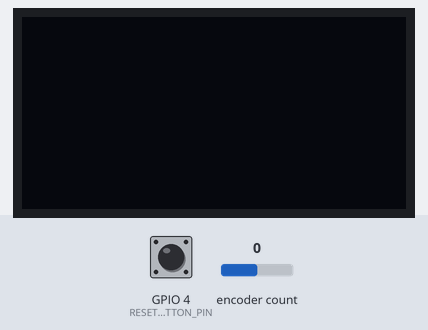
A program run on a simulated ESP32. Shown: 128×64 one-colour display. The inputs (shaded band) are chosen by the test bench; at power-on: GPIO 4 (RESET_BUTTON_PIN) HIGH, encoder count 0. Nothing arrives over Bluetooth unless stated; a phone connects over Bluetooth LE 3 s after start; what the program prints to the serial monitor is not drawn.

Above: at 1.2 s.
1.3 s: GPIO 4 (RESET_BUTTON_PIN) pulled LOW for 0.15 s
At 2.1 s:
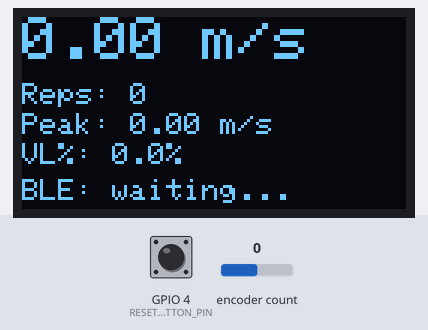
2.9 s: GPIO 4 (RESET_BUTTON_PIN) pulled LOW for 1 s
At 4.3 s:
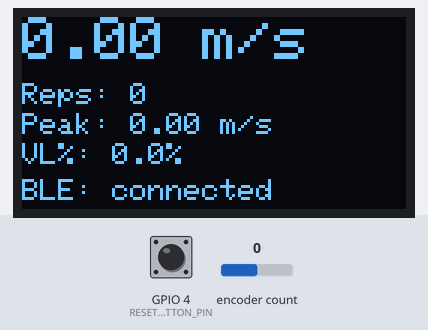
Timing chart, 0 to 5.9 s (numbered marks = the images above; inputs shaded):
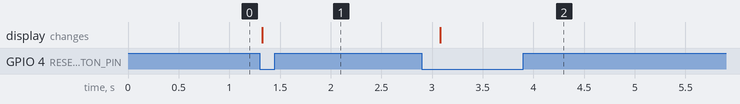

Measured:
- after the input at 1.3 s, the display: changes at once (image 1)
- after the input at 2.9 s, the display: changes after 0.18 s (image 2)

The program:

main.cpp
```cpp
/*
 VBT Trainer Project - Samuel Smith - Spring 2026
sibsmith@bu.edu | sibsmith.ithaca@gmail.com
*/
#include <Arduino.h> // Core: pinMode, digitalRead, millis, Serial
#include <ESP32Encoder.h> // Harware pulse counter -- performs better than interrupts
#include <Adafruit_GFX.h>      // Graphics base library for OLED
#include <Adafruit_SSD1306.h>  // OLED driver
#include <Wire.h> //I2C protocol -- needed for OLED
#include <NimBLEDevice.h> // Bluetooth Low Energy
#include "config.h" //imports custom pin definitions and constants

ESP32Encoder encoder;

// Velocity Tracking
float velocityBuffer[SMOOTHING_WINDOW]; //Circular buffer for moving average
int bufferIndex = 0; //Index for tracking buffer position
float smoothVelocity = 0.0; //Value of the smoothed velocity
float peakVelocity = 0.0; //Highest velocity in the calculated rep window
long lastPulseCount = 0; //Encoder count at last velocity sample
unsigned long lastSampleTime = 0; //Timestamp of last velocity sample (ms)

// Rep detection
bool repInProgress = false; // Checks to see if we are currently in a rep
int repCount = 0; // Total reps in the session
float repStartVelocity = 0.0; // Velocity at the start of the rep
float meanConcentricVelo = 0.0; //Mean Concentric Velocity for the completed repetition
// **Mean Concentric Velocity (MCV)** Average velocity of the barbell during the rep
float velocitySumThisRep = 0.0; // Sum of the velocity samples during concentric phase
int samplesThisRep = 0; // Number of sampels taken during the concentric phase of the rep
unsigned long repStartTime = 0; // When this rep started (ms)

// Session Tracking
float setPeakVelocity = 0.0; // MCV of the rep with the highest velocity (to calculate velocity loss %)
float velocityLoss = 0.0; // Signed percent change from peak rep to most recent rep
// OLED
Adafruit_SSD1306 display(128, 64, &Wire, -1);

// Bluetooth LE
NimBLEServer* bleServer = nullptr;
NimBLECharacteristic* bleCharVelocity = nullptr;
bool bleClientConnected = false;
unsigned long lastBLEUpdate = 0; // timestamp of last BLE broadcast
class ServerCallbacks : public NimBLEServerCallbacks {
    void onConnect(NimBLEServer* server) override {

        bleClientConnected = true;

        Serial.println("BLE: phone connected");

    }
        void onDisconnect(NimBLEServer* server) override {

        bleClientConnected = false;

        Serial.println("BLE: phone disconnected — advertising again");

        server->startAdvertising();  // Auto-restart advertising so phone can reconnect

    }
};

void setupBLE(){
    NimBLEDevice::init(BLE_DEVICE_NAME);  // Initialize with your device name
    bleServer = NimBLEDevice::createServer();
    bleServer->setCallbacks(new ServerCallbacks());
    //Create the service - service being the catagory of data, in this case vbt velocity data
    NimBLEService* service = bleServer->createService(SERVICE_UUID);
    bleCharVelocity = service->createCharacteristic(CHARACTERISTIC_UUID, NIMBLE_PROPERTY::NOTIFY);
    service->start();
    // begins advertizing existence so phone can connect
    NimBLEAdvertising* advertising = NimBLEDevice::getAdvertising();
    advertising->addServiceUUID(SERVICE_UUID);
    advertising->start();
    Serial.println("BLE: advertising as '" BLE_DEVICE_NAME "'");
}
// HELPER FUNCTIONS ---------------------
// calculateVelocity: Returns raw velocity in m/s when called every 200Hz/5ms in loop()
float calculateVelocity() {
    unsigned long now = millis(); // Gets current time in ms
    long nowCount = encoder.getCount(); // Gets the current encoder pulse count
    unsigned long dt_ms = now - lastSampleTime; // Time delta between last sample (ms)
    long dp = nowCount - lastPulseCount; // Pulses since last sample
    // Update "last" values for next function call
    lastSampleTime = now;
    lastPulseCount = nowCount;
    //Safeguard: if not time has passed, avoide devide-by-zero error
    if (dt_ms == 0) return 0.0;
    //Convert pulses to mm and milliseconds to seconds to get velocity
    //Calculation is (meters/second) = pulses * mm/pulse * 1 meter / 1000 mm * 1000 ms/1s * 1/dt_ms
    float displacement_mm = dp * MM_PER_PULSE; //total mm moved
    float velocity_ms = (displacement_mm/1000.0)/(dt_ms/1000.0); //mm -> meters, ms -> seconds (meters/second)
    //we want concentric or upward velocity, so we take the absolute value of velocity
    return abs(velocity_ms);
}

// logToSerial: logs the timestamp (ms), rawVelocity value, and smoothVel value in csv format
void logToSerial(unsigned long timestamp, float rawVelocity, float smoothVel, int rep) {
    // Format: timestamp_ms, raw_velocity, smooth_velocity, rep_number
    Serial.print(timestamp);
    Serial.print(",");
    Serial.print(rawVelocity, 4);   // 4 decimal places
    Serial.print(",");
    Serial.print(smoothVel, 4);
    Serial.print(",");
    Serial.println(rep);            // println adds newline — Python reads line by line
}

//updateDisplay: called after each rep is completed and at every 100ms interval during the rep
void updateDisplay(float mcv, int reps, float velocity, float vLoss) {
    display.clearDisplay(); //Clear display of any existing text
    display.setTextColor(SSD1306_WHITE);
    //LINE 1: Large text displaying LIVE VELOCITY
    display.setTextSize(2);
    display.setCursor(0, 0);
    display.print(mcv, 2);   // Round velocity to 2 decimal places
    display.print(" m/s");
    //LINE 2: Displays a rep counter for current exercise
    display.setTextSize(1);
    display.setCursor(0, 22);
    display.print("Reps: "); //Prints "reps" before the number that gets updated
    display.print(reps);
    //LINE 3: Last rep MCV
    display.setCursor(0, 32);
    display.print("Peak: ");
    display.print(velocity, 2); //Rounds mcv to 2 decimal places, consistent with velo
    display.print(" m/s");
    // Line 4: Velocity loss %
    display.setCursor(0, 42);
    display.print("VL%: ");
    display.print(vLoss, 1);
    display.print("%");
    // Line 5: BLE status
    display.setCursor(0, 54);
    display.print(bleClientConnected ? "BLE: connected" : "BLE: waiting...");
    display.display(); //Push buffer to screen — nothing shows until this is called
}

//sendBleUpdate: When called, packages current rep data as JSON string
//formatted as {"v":1.23,"reps":3,"mcv":1.18,"vl":4.2} and sends as BLE packet
void sendBleUpdate(float velocity, int reps, float mcv, float vLoss) {
    if (!bleClientConnected) return;  // Immedate return if not bluetooth connection is established
    // Sample JSON string is as follows: {"v":1.23,"reps":3,"mcv":1.18,"vl":4.2}
    char jsonBuffer[80]; // If number of reps gets too high, this may crash the buffer of only 80
    snprintf(jsonBuffer, sizeof(jsonBuffer),
        "{\"v\":%.2f,\"reps\":%d,\"mcv\":%.2f,\"vl\":%.1f}", velocity, reps, mcv, vLoss);
    bleCharVelocity->setValue((uint8_t*)jsonBuffer, strlen(jsonBuffer));
    bleCharVelocity->notify();  //Push to any subscribed phone
}

// smoothVelocityReading: takes the float of the newest velocity sample "newSample"
// and returns a new smoothed average given the defined SMOOTHING_WINDOW
float smoothVelocityReading(float newSample){
    velocityBuffer[bufferIndex] = newSample; // Stores new sample
    bufferIndex = (bufferIndex + 1) % SMOOTHING_WINDOW; // Advances buffer index
    // % (modulus) wraps back to 0
    // Calculate the average of all samples in buffer
    float sum = 0.0;
    for (int i = 0; i<SMOOTHING_WINDOW; i++){
        sum += velocityBuffer[i];
    }
    return sum/SMOOTHING_WINDOW;
}


void setup(){
    //_________________________ SERIAL _________________________
    Serial.begin(115200);
    Serial.println("VBT Trainer starting...");
    //_________________________ BUTTON _________________________
    pinMode(RESET_BUTTON_PIN, INPUT_PULLUP);

    // ENCODER
    ESP32Encoder::useInternalWeakPullResistors = puType::up; //enable internat pull-up resistors
    encoder.attachHalfQuad(ENCODER_PIN_A, ENCODER_PIN_B);
    //NOTE!! Currently using 2 ppr from config.h
    encoder.setCount(0); // Zero the counter when starting up
    Serial.println("Encoder initialized on GPIO " + String(ENCODER_PIN_A) + "and" + String(ENCODER_PIN_B));
    //Initialized velocity buffer to be zero
    for (int i=0; i<SMOOTHING_WINDOW; i++){
        velocityBuffer[i] = 0.0;
    }

    //_________________________ OLED _________________________
    Wire.begin(OLED_SDA_PIN, OLED_SCL_PIN);  // Start I2C on the pins from config.h
    if (!display.begin(SSD1306_SWITCHCAPVCC, OLED_ADDRESS)) {
        // If OLED doesn't initialize, print error and continue without it
        Serial.println("WARNING: OLED not found — check wiring");
        // Prints a display isn't functioning message
    } else {
        // initialization messages
        display.clearDisplay();
        display.setTextSize(1);
        display.setTextColor(SSD1306_WHITE);
        display.setCursor(0, 0);
        display.println("VBT Trainer");
        display.println("Ready... ");
        display.clearDisplay();
        display.println("Setup complete. Waiting for lifts...");
        Serial.println("OLED initialized"); // Prints initialization to Serial
    }
    //_________________________ BLE _________________________
    setupBLE();
    //_________________________ Record Start Time _________________________
    lastSampleTime = millis(); //Grabs the current time
    Serial.println("Setup complete. Waiting for lifts...");

}
/*
void loop(){
    int stateA = digitalRead(18);
    int stateB = digitalRead(19);
    Serial.print("A: ");
    Serial.print(stateA);
    Serial.print("B ");
    Serial.print(stateB);
    delay(100);
}
*/
void loop() {
    int buttonState = digitalRead(RESET_BUTTON_PIN); // Immediately reads
    if (buttonState == 0){
        updateDisplay(0.00, 0, 0.00, 0);
        repCount = 0;
    }
    unsigned long now = millis(); // Get current time once per loop iteration
    //TASK 1: Calculate velocity at 200Hz
    if (now - lastSampleTime >= (1000/SAMPLE_RATE_HZ)){
        float rawVel = calculateVelocity();
        smoothVelocity = smoothVelocityReading(rawVel);
        logToSerial(now, rawVel, smoothVelocity, repCount);
        //Task 1a: Rep detection
        //Check to see if a rep is already in progress
        if (!repInProgress) {
            //If rep is not in progress, one is started

            if (smoothVelocity > REP_START_VELOCITY) {
                repInProgress = true; //change bool for reps
                repStartTime = now; //set the rep start time to now
                peakVelocity = smoothVelocity; //set the peak velocity to the velocity at the start
                velocitySumThisRep = smoothVelocity; //Begin to sum velocities with first sample
                samplesThisRep = 1;
            }
        }
        // Else means rep is in progress - data collection is active
        else {
            velocitySumThisRep += smoothVelocity;
            samplesThisRep ++;
            if (smoothVelocity > peakVelocity) {
                peakVelocity = smoothVelocity;
            }

            //Check to see if the rep has ended based on thresholds set in config.h
            //The two criteria for this are:
            //1. The velocity drops below threshold.
            //2. The duraction minimum is met to prevent false positive reps
            bool velocityDropped = smoothVelocity < REP_END_VELOCITY;
            bool longEnough = (now - repStartTime) > REP_MIN_DURATION_MS;
            if (velocityDropped && longEnough){
                //Below is calculated when the rep is complete
                repInProgress = false; //program knows rep is over
                repCount ++; //count the final rep
                meanConcentricVelo = velocitySumThisRep / samplesThisRep; // calculate MCV
                // Store first rep velocity for VL% calculation
                /* Logic of VL% - Velocity Loss % = (peakRep - repN) / peakRep * 100
                -If on rep1 --> assign peak to rep1
                -If on rep2 or later, there are three cases:
                    1. repN < rep1 --> imediately calculate velocity change
                    2. repN+1 > repPeak --> calculate velocity change AND set peak to repN+1 MCV
                    3. repN+1 = repN --> velocity change is 0, but need to check for this case
                */

                if (repCount == 1) {
                    setPeakVelocity = meanConcentricVelo;
                }
                if (setPeakVelocity > 0){
                    velocityLoss = ((setPeakVelocity - meanConcentricVelo)/ setPeakVelocity) * 100.0 * -1; // Case 1 (and 3)

                    if (meanConcentricVelo > setPeakVelocity){
                        // After loss (or gain in this case) is calculated, set the new repPeak
                        setPeakVelocity = meanConcentricVelo;
                    }
                }

                // Log completed rep summary (starts with # so Python can parse separately)
                Serial.print("# REP,");
                Serial.print(repCount);
                Serial.print(",");
                Serial.print(meanConcentricVelo, 3);
                Serial.print(",");
                Serial.print(peakVelocity, 3);
                Serial.print(",");
                Serial.println(velocityLoss, 1);
                // Update display immediately after rep
                updateDisplay(meanConcentricVelo, repCount, peakVelocity, velocityLoss);

            }
        }
    }
    // Task 2: Send BLE update at 10Hz
    if (now - lastBLEUpdate >= (1000 / BLE_BROADCAST_HZ)) {
        lastBLEUpdate = now;
        sendBleUpdate(meanConcentricVelo, repCount, peakVelocity, velocityLoss);
    }

}
```

config.h
```cpp
#pragma once

// ── Encoder ──────────────────────────────────────────

#define ENCODER_PIN_A     18      // GPIO pin for encoder channel A

#define ENCODER_PIN_B     19      // GPIO pin for encoder channel B

#define ENCODER_PPR       600     // Pulses per revolution

#define DIRECTION_CW 0              // defines a clockwise direction

#define DIRECTION_CCW 1             // defines a counterclockwise direction

// ── Spool geometry ───────────────────────────────────

#define SPOOL_DIAMETER_MM 37.47    // in mm

#define SPOOL_CIRCUMFERENCE_MM (SPOOL_DIAMETER_MM * 3.14159)

//#define MM_PER_PULSE (SPOOL_CIRCUMFERENCE_MM / (ENCODER_PPR * 4)) // x4 for quadrature

#define MM_PER_PULSE (SPOOL_CIRCUMFERENCE_MM / (ENCODER_PPR * 2)) // x2 for 2 PPR

// ── Velocity calculation ──────────────────────────────

#define SAMPLE_RATE_HZ    200     // How often velocity is calculated

#define SMOOTHING_WINDOW  5       // Moving average window size (samples)

// ── Rep detection ─────────────────────────────────────

#define REP_START_VELOCITY  0.08  // m/s — velocity above this = concentric started

#define REP_MIN_DURATION_MS 150   // ms  — ignore spikes shorter than this

#define REP_END_VELOCITY    0.05  // m/s — velocity below this = rep ended

// ── BLE ───────────────────────────────────────────────

#define BLE_DEVICE_NAME   "VBT-Trainer-V_0"

#define BLE_BROADCAST_HZ  10      // How often to send BLE packet

#define SERVICE_UUID        "209ec59d-a3ea-40c6-ae45-e495047cff05"

#define CHARACTERISTIC_UUID "85f3ab78-fdfb-4c16-8b9e-1a324e287fb3"

// ── Display ───────────────────────────────────────────

#define OLED_SDA_PIN      21

#define OLED_SCL_PIN      22

#define OLED_ADDRESS      0x3C

// ── Button ───────────────────────────────────────────

#define RESET_BUTTON_PIN 4
```
